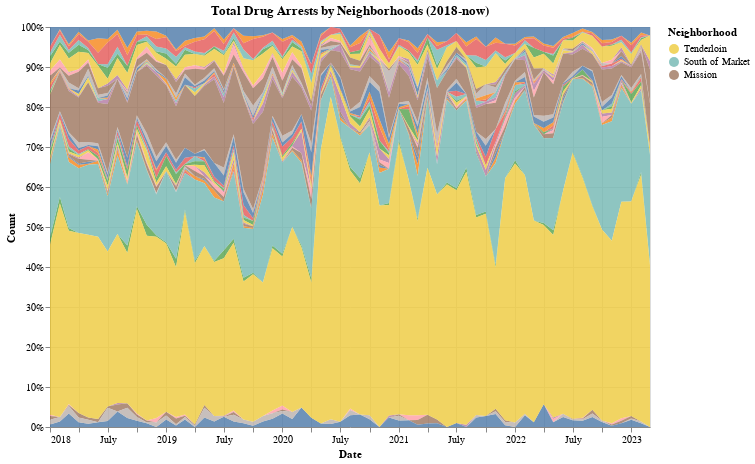

Here is the notebook cell this chart was saved with:
### Code cell
alt.Chart(sorted).mark_area(size=9,opacity=0.8).encode(
    x= alt.X('incident_date:T',title='Date'),
    y= alt.Y('count:Q',stack = 'normalize',title = 'Count'),
    color=alt.Color("Analysis Neighborhood",legend=alt.Legend(title='Neighborhood', values=['Tenderloin', 'South of Market','Mission'])),
    tooltip = [alt.Tooltip('incident_date_2',title = 'Date'),alt.Tooltip('count',title='Drug Arrests'),alt.Tooltip('Analysis Neighborhood',title='Neighborhood')]
).properties(
    width=600,
    height=400,
    title='Total Drug Arrests by Neighborhoods (2018-now)'
)

# .transform_filter(
#      alt.FieldEqualPredicate(field='Analysis Neighborhood',equal = 'Tenderloin')
# )

### Figure 1 — Vega-Lite specification as saved in the notebook (floating-point values rounded to 4 significant figures; data arrays with more than 128 entries replaced by an {"elided": "..."} marker saying what was removed)
{"config": {"view": {"continuousWidth": 300, "continuousHeight": 300}}, "data": {"name": "data-6f326bfa0ed86fe12f10729945ce7b6b"}, "mark": {"type": "area", "opacity": 0.8, "size": 9}, "encoding": {"color": {"field": "Analysis Neighborhood", "legend": {"title": "Neighborhood", "values": ["Tenderloin", "South of Market", "Mission"]}, "type": "nominal"}, "tooltip": [{"field": "incident_date_2", "title": "Date", "type": "nominal"}, {"field": "count", "title": "Drug Arrests", "type": "quantitative"}, {"field": "Analysis Neighborhood", "title": "Neighborhood", "type": "nominal"}], "x": {"field": "incident_date", "title": "Date", "type": "temporal"}, "y": {"field": "count", "stack": "normalize", "title": "Count", "type": "quantitative"}}, "height": 400, "title": "Total Drug Arrests by Neighborhoods (2018-now)", "width": 600, "$schema": "https://vega.github.io/schema/vega-lite/v5.6.1.json", "datasets": {"data-6f326bfa0ed86fe12f10729945ce7b6b": {"elided": "1409 records"}}}
